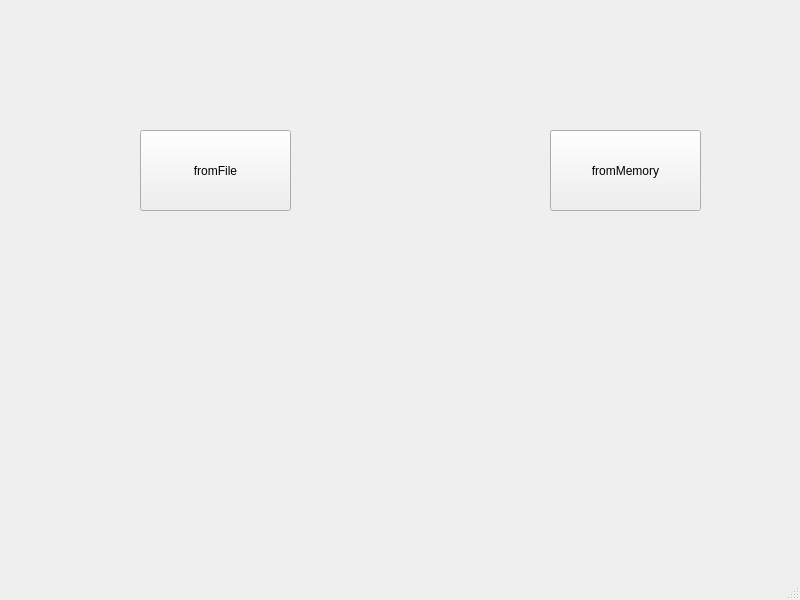
<?xml version="1.0" encoding="UTF-8"?>
<ui version="4.0">
 <class>MainWindow</class>
 <widget class="QMainWindow" name="MainWindow">
  <property name="geometry">
   <rect>
    <x>0</x>
    <y>0</y>
    <width>800</width>
    <height>600</height>
   </rect>
  </property>
  <property name="windowTitle">
   <string>MainWindow</string>
  </property>
  <widget class="QWidget" name="centralwidget">
   <widget class="QPushButton" name="file">
    <property name="geometry">
     <rect>
      <x>140</x>
      <y>130</y>
      <width>151</width>
      <height>81</height>
     </rect>
    </property>
    <property name="text">
     <string>fromFile</string>
    </property>
   </widget>
   <widget class="QPushButton" name="memory">
    <property name="geometry">
     <rect>
      <x>550</x>
      <y>130</y>
      <width>151</width>
      <height>81</height>
     </rect>
    </property>
    <property name="text">
     <string>fromMemory</string>
    </property>
   </widget>
   <widget class="QLabel" name="label2">
    <property name="geometry">
     <rect>
      <x>60</x>
      <y>289</y>
      <width>311</width>
      <height>231</height>
     </rect>
    </property>
    <property name="text">
     <string/>
    </property>
   </widget>
   <widget class="QLabel" name="label">
    <property name="geometry">
     <rect>
      <x>60</x>
      <y>220</y>
      <width>311</width>
      <height>61</height>
     </rect>
    </property>
    <property name="text">
     <string/>
    </property>
   </widget>
   <widget class="QLabel" name="label_memory">
    <property name="geometry">
     <rect>
      <x>470</x>
      <y>221</y>
      <width>311</width>
      <height>61</height>
     </rect>
    </property>
    <property name="text">
     <string/>
    </property>
   </widget>
   <widget class="QLabel" name="label_memory2">
    <property name="geometry">
     <rect>
      <x>470</x>
      <y>290</y>
      <width>311</width>
      <height>231</height>
     </rect>
    </property>
    <property name="text">
     <string/>
    </property>
   </widget>
  </widget>
  <widget class="QMenuBar" name="menubar">
   <property name="geometry">
    <rect>
     <x>0</x>
     <y>0</y>
     <width>800</width>
     <height>21</height>
    </rect>
   </property>
  </widget>
  <widget class="QStatusBar" name="statusbar"/>
 </widget>
 <resources/>
 <connections/>
</ui>
